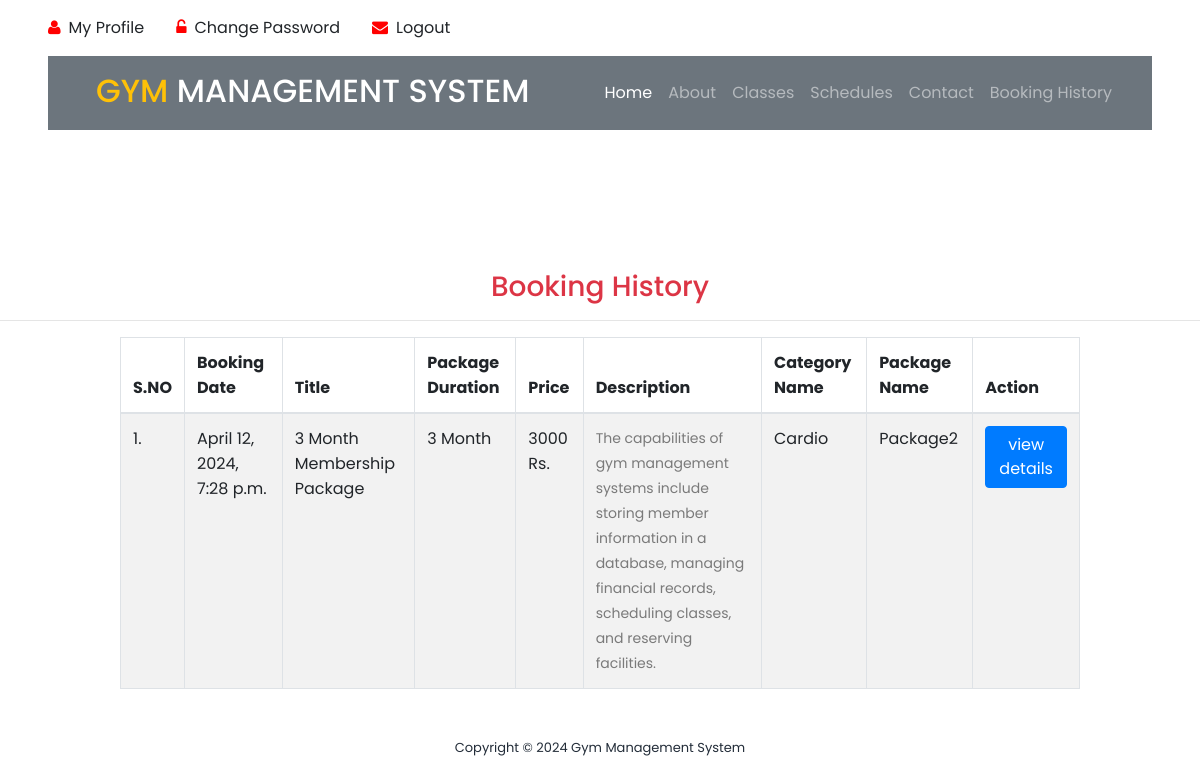
Screenshot of /booking_history/ (signed in) with the database file from the repository.
### gym/models.py (models this page shows, shortened)
class Booking(models.Model):
    package = models.ForeignKey(Package, on_delete=models.CASCADE, null=True, blank=True)
    register = models.ForeignKey(Signup, on_delete=models.CASCADE, null=True, blank=True)
    bookingnumber = models.CharField(max_length=100, null=True, blank=True)
    status = models.IntegerField(choices=STATUS, default=1)
    creationdate = models.DateTimeField(auto_now_add=True)

class Package(models.Model):
    category = models.ForeignKey(Category, on_delete=models.CASCADE, null=True)
    packagename = models.ForeignKey(Packagetype, on_delete=models.CASCADE, null=True)
    titlename = models.CharField(max_length=200, null=True)
    packageduration = models.CharField(max_length=50, null=True)
    price = models.CharField(max_length=200, null=True)
    description = models.CharField(max_length=200, null=True)
    creationdate = models.DateTimeField(auto_now_add=True)

class Category(models.Model):
    categoryname = models.CharField(max_length=200, null=True)
    status = models.CharField(max_length=300, null=True)
    creationdate = models.DateTimeField(auto_now_add=True)

class Packagetype(models.Model):
    category = models.ForeignKey(Category, on_delete=models.CASCADE, null=True)
    packagename = models.CharField(max_length=200, null=True)
    creationdate = models.DateTimeField(auto_now_add=True)
    def __str__(self):
        return self.packagename

### gym/views.py (the view)
# urls.py: path('booking_history/', booking_history, name='booking_history'),
@login_required(login_url='/user_login/')
def booking_history(request):
    data = Signup.objects.get(user=request.user)
    data = Booking.objects.filter(register=data)
    return render(request, "booking_history.html", locals())

### gym/templates/booking_history.html (shortened to what this page needs)
{% load static %}
<html lang="en">
<head>
    <link rel="stylesheet" type="text/css" href="{% static 'assets/css/bootstrap.min.css' %}">
    <link rel="stylesheet" type="text/css" href="{% static 'assets/css/font-awesome.css' %}">
    <link rel="stylesheet" href="{% static 'assets/css/templatemo-training-studio.css' %}">
</head>
<div class="container-fluid py-3 px-lg-5 d-none d-lg-block">
    <div class="row">
        {% if request.user.is_authenticated %}
        <div class="col-md-6 text-center text-lg-left mb-2 mb-lg-0">
            <div class="d-inline-flex align-items-center">
                <a class="text-body pr-3" href="/user_profile/"><i style="color:red" class="fa fa-user mr-2"></i>My Profile</a>
                <a class="text-body px-3" href="/user_change_password/"><i style="color:red" class="fa fa-unlock-alt mr-2"></i>Change Password</a>
                <a class="text-body px-3" href="/user_logout/"><i style="color:red" class="fa fa-envelope mr-2"></i>Logout</a>
            </div>
        </div>
        {% endif %}
    </div>
</div>
<div class="container-fluid position-relative nav-bar p-0">
    <div class="position-relative px-lg-5" style="z-index: 9;">
        <nav class="navbar navbar-expand-lg bg-secondary navbar-dark py-3 py-lg-3 pl-3 pl-lg-5">
            <a href="" >
                <h2 class="text-uppercase text-warning mb-1">Gym <span class="text-white">Management System</span>
                </h2>
            </a>
            <div class="collapse navbar-collapse justify-content-between px-3" id="navbarCollapse">
                <div class="navbar-nav ml-auto py-0">
                    <a href="/" class="nav-item nav-link active">Home</a>
                    <a href="#features" class="nav-item nav-link">About</a>
                    <a href="#our-classes" class="nav-item nav-link">Classes</a>
                    <a href="#schedule" class="nav-item nav-link ">Schedules</a>
                    <a href="#contact-us" class="nav-item nav-link">Contact</a>
                    {% if request.user.is_authenticated %}
                    <a href="/booking_history/" class="nav-item nav-link">Booking History</a>
                    {% else %}
                    <a href="#admin"><button style="color:red" class="nav-item nav-link">Admin</button></a>
                    {% endif %}
                </div>
            </div>
        </nav>
    </div>
</div>
<body>
<section class="section" id="admin">
    <h3 class="text-center text-danger">Booking History</h3>
    <hr/>
    <div class="table-responsive" align="center">
			<table id="example" class="table table-striped table-bordered" style="width:80%">
				<thead>
				<tr>
					<th>S.NO</th>
					<th>Booking Date</th>
					<th>Title</th>
					<th>Package Duration</th>
					<th>Price</th>
					<th>Description</th>
					<th>Category Name</th>
					<th>Package Name</th>
					<th>Action</th>
				</tr>
				</thead>
				<tbody>
				{% for i in data %}
				<tr>
					<td>{{forloop.counter}}.</td>
					<td>{{i.creationdate}}</td>
                    <td>{{i.package.titlename}}</td>
                    <td>{{i.package.packageduration}}</td>
                    <td>{{i.package.price}} Rs.</td>
                    <td>{{i.package.description|safe}}</td>
					<td>{{i.package.category.categoryname}}</td>
                    <td>{{i.package.packagename}}</td>
					<td>
						 <a href="{% url 'booking_detail' i.id %}">
							 <button type="button" class="btn btn-primary">view details</button>
						 </a>
					</td>
				</tr>
				 {% endfor %}
			</table>
</div>
</section>
<footer>
    <div class="container">
        <div class="row">
            <div class="col-lg-12">
                <p>Copyright &copy;
                    Gym Management System
                </p>
            </div>
        </div>
    </div>
</footer>
</body>
</html>

### gym/static/assets/css/templatemo-training-studio.css (style rules this page uses)
html, body, div, span, applet, object, iframe, h1, h2, h3, h4, h5, h6, p, blockquote, div pre, a, abbr, acronym, address, big, cite, code, del, dfn, em, font, img, ins, kbd, q, s, samp, small, strike, strong, sub, sup, tt, var, b, u, i, center, dl, dt, dd, ol, ul, li, figure, header, nav, section, article, aside, footer, figcaption { margin: 0; padding: 0; border: 0; outline: 0; }
header, nav, section, article, aside, footer, hgroup { display: block; }
* { box-sizing: border-box; }
html, body { font-family: 'Poppins', sans-serif; font-weight: 400; background-color: #fff; font-size: 16px; -ms-text-size-adjust: 100%; -webkit-font-smoothing: antialiased; -moz-osx-font-smoothing: grayscale; }
a { text-decoration: none !important; }
h1, h2, h3, h4, h5, h6 { margin-top: 0px; margin-bottom: 0px; }
p { font-size: 14px; line-height: 25px; color: #7a7a7a; }
html, body { background: #fff; font-family: 'Poppins', sans-serif; }
#admin { margin-top: 140px; }
footer { text-align: center; padding: 30px 0px; }
footer p { color: #232d39; font-size: 13px; }

### rows the page displays
Booking: creationdate "April 12, 2024, 7:28 p.m.", package.titlename "3 Month Membership Package", package.packageduration "3 Month", package.price "3000", package.description "The capabilities of gym management systems include storing member information in a database, managing financial records, scheduling classes, and reserving facilities.", package.category.categoryname "Cardio", package.packagename "Package2"
